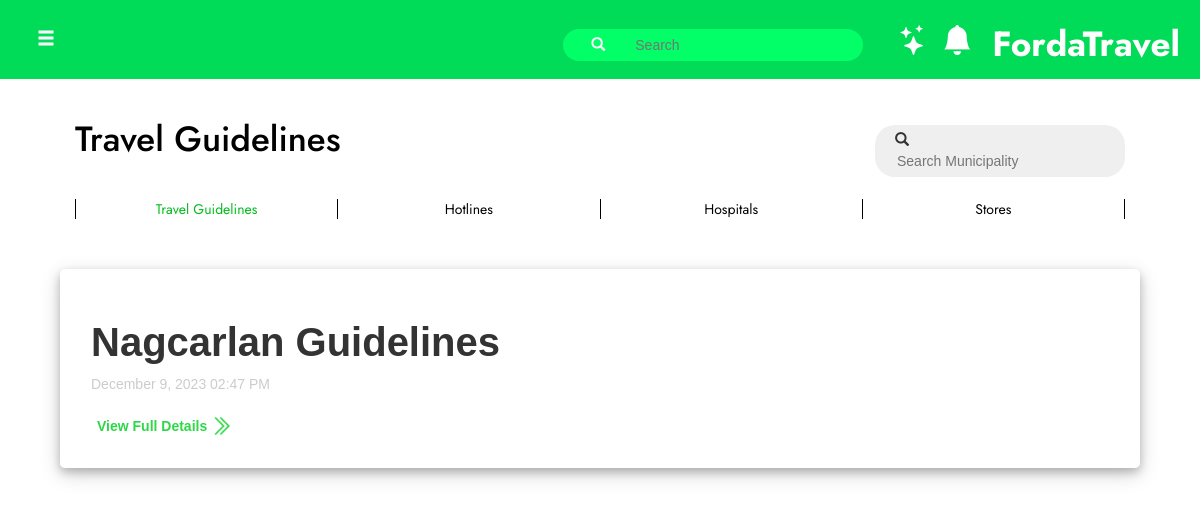
Screenshot of /userside/user_guidelines/u_guidelines.php with the database file from the repository.
### tables this page shows
CREATE TABLE `tbl_guidelines` (
  `id` int(11) NOT NULL,
  `admin_id` int(11) NOT NULL,
  `fld_title` varchar(255) DEFAULT NULL,
  `fld_content` mediumtext DEFAULT NULL,
  `fld_images` mediumtext DEFAULT NULL,
  `fld_datetime` datetime DEFAULT NULL
);

### userside/user_guidelines/u_guidelines.php (the view, shortened to what this page needs)
<?php
    include("../../navbar.php");
    $municipal_name = "";
?>
<!DOCTYPE html>
<html lang="en">
<head>
    <link rel="stylesheet" href="https://cdn.jsdelivr.net/npm/bootstrap-icons@1.11.1/font/bootstrap-icons.css">
    <link rel="stylesheet" href="u_guidelinestyle.css">
</head>
<body>
    <?php include_once("../../header.php"); ?>
    <div class="container fluid">
        <div class="contentdiv">
        <br>
            <div class="row" id="title_div">
                <div class="col-sm-6">
                    <h1 id="page-title"><a href="u_guidelines.php">Travel Guidelines</a></h1>
                </div>
                <div class="col-sm-6">
                    <div class="searchdiv_m">
                            <div id="search_m">
                                <span class="glyphicon glyphicon-search">&nbsp;&nbsp;</span><input type="text" name="txt_search_m" id="txt_search_m" autocomplete="off" placeholder="Search Municipality " value ='<?php echo $municipal_name;?>'>
                            </div>
                        </div>
                    </div>
                </div>
            </div>
            <div class="guidelines_menudiv">
                <table id="tbl_d_menu">
                    <tr>
                        <td><a href="/tourism_information_system/userside/user_guidelines/u_guidelines.php" style="color: #00bd1c; ">Travel Guidelines</a</td>
                        <td><a href="/tourism_information_system/userside/user_hotlines/u_hotlines.php">Hotlines</a</td>
                        <td><a href="/tourism_information_system/userside/user_hospitals/u_hospitals.php">Hospitals</a></td>
                        <td><a href="">Stores</a></td>
                    </tr>
                </table>
            </div>
            <div class="result_guidelinesdiv" style='<?php
                if(isset($_GET["guidelines_id"])){
                    echo "display: none";
                }else{
                    echo "display: block";
                }
            ?>'>
                    <?php
                        if(isset($_GET["municipality"])){
                            $result = $conn->query("select * from tbl_guidelines where admin_id = '$_GET[municipality]' order by fld_datetime DESC");
                        }else{
                            $result = $conn->query("select * from tbl_guidelines order by fld_datetime DESC");
                        }
                        while ($row = $result->fetch_assoc()) {
                            echo "<div class='row'>
                                    <div class='guidelines_container'>
                                        <div class='shortcutsdiv' >";
                                        echo "<div class='centeredtxt'>
                                                <h4 class='guidelines_title'>{$row['fld_title']}</h4>";
                                                $date = date_create("{$row["fld_datetime"]}");
                                                $date_time = date_format($date,"F j, Y h:i A");
                                        echo "<span class='guidelines_date'>$date_time</span>
                                                </div>
                                        </div><br>
                                        <button type='button' class='btn_more' guidelines_id='$row[id]'><span id='txt_more'>View Full Details</span><img id='more_icon' src='/tourism_information_system/btn_icons/more_icon.png'/></button>
                                    </div>
                                </div>";
                        }
                    ?>
            </div>
        </div>
        <br><br>
    <br><br>
</body>
</html>

### userside/user_guidelines/u_guidelinestyle.css (style rules this page uses)
body { background-color: white; overflow: auto; }
.contentdiv { width: 100%; position: relative; margin: auto; margin-top: 80px; }
.container { width: 100%; }
#title_div { padding-left: 30px; padding-right: 30px; }
a, a:active, a:visited, a:link { text-decoration: none; color: black; }
.result_guidelinesdiv { margin-top: 50px; padding-left: 30px; padding-right: 30px; width: 100%; height: auto; }
.guidelines_container { padding: 30px; border: 1px solid white; box-shadow: 0 4px 8px 0 rgba(0, 0, 0, 0.2), 0 6px 20px 0 rgba(0, 0, 0, 0.19); border-radius: 5px; margin-bottom: 30px; }
.centeredtxt { top: 100%; width: 100%; padding-top: 10px; }
.guidelines_title { font-weight: bold; font-size: 40px; }
.guidelines_date { color: #cccccc; }
.btn_more { background: transparent; border: none; }
#more_icon { vertical-align: middle; width: 25px; height: auto; padding-left: 5px; }
#txt_more, #txt_back { vertical-align: middle; font-weight: bold; color: #2DD846; }
.guidelines_menudiv { width: 100%; margin-top: 30px; padding-left: 30px; padding-right: 30px; overflow-x: auto; }
#tbl_d_menu { margin: 0 auto; width: 100%; text-align: center; }
#tbl_d_menu td { width: 100px; border-right: 1px solid black; border-left: 1px solid black; cursor: pointer; font-family: 'Jost', sans-serif; }
#page-title { font-size: 35px; font-family: 'Jost', sans-serif; }
.searchdiv_m { position: relative; display: block; margin-top: 25px; }
#search_m { background-color: rgb(239, 239, 239); padding: 5px; padding-left: 20px; border-radius: 20px; width: 250px; white-space: normal; position: absolute; z-index: 5; right: 0; }
#txt_search_m { border: none; background: transparent; outline: none; }

### navbar.php (style rules this page uses)
body { margin: 0; font-family: Arial, Helvetica, sans-serif; }

### rows the page displays
tbl_guidelines: fld_title "Nagcarlan Guidelines", fld_datetime "December 9, 2023 02:47 PM"
